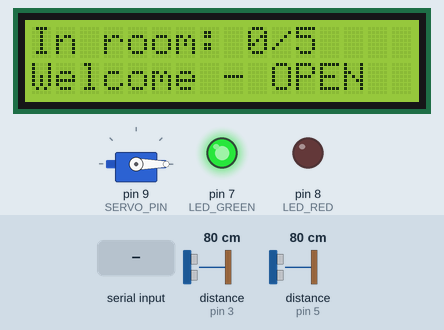
Simulated run of this sketch. Board: Arduino Uno, built with avr-gcc and run on an emulated ATmega328P. Shown: servo, 16×2 character LCD, output pins drawn as LEDs (lit = HIGH). Wiring (inferred from the names in the program): 2 × ultrasonic range finder: trigger pin 2, echo pin 3 / trigger pin 4, echo pin 5. The inputs (shaded band) are chosen by the test bench; at power-on: distance to the obstacle (sensors on pin 3, pin 5) 80 cm. The echo pulse lasts 58.3 µs per cm; pins used as bus, display or sensor lines are not drawn; what the sketch prints to the serial monitor is not drawn.

Above: at 1.2 s.
1.3 s: "M90\n" received over Serial
At 1.6 s:
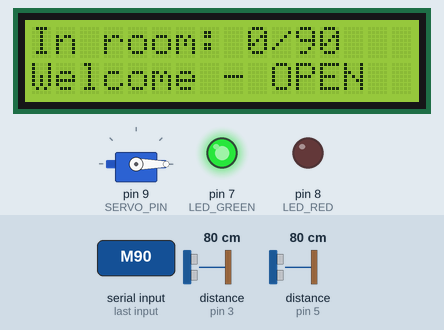
Timing chart, 0 to 4.3 s (numbered marks = the images above; inputs shaded):
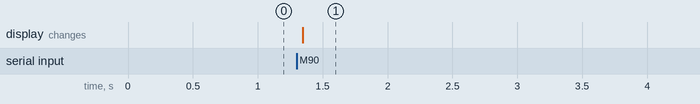

The sketch:

occupancy_counter.ino
```cpp
/*
  Smart Room Occupancy Counter with Auto-Lock
  Board: Arduino Uno/Nano
  Libraries: Servo (built-in), LiquidCrystal_I2C (install from Library Manager)

  WIRING
  HC-SR04 #1 (OUTSIDE sensor, "A"): TRIG->D2  ECHO->D3  VCC->5V GND->GND
  HC-SR04 #2 (INSIDE sensor,  "B"): TRIG->D4  ECHO->D5  VCC->5V GND->GND
  Servo (latch): signal->D9, VCC->5V (external 5V recommended), GND->GND
  Green LED (open)  : D7 -> 220R -> LED -> GND
  Red LED (locked)  : D8 -> 220R -> LED -> GND
  16x2 I2C LCD      : SDA->A4  SCL->A5  VCC->5V GND->GND  (address 0x27, try 0x3F if blank)

  DIRECTION LOGIC
  A blocked then B blocked  -> person ENTERED  (count + 1)
  B blocked then A blocked  -> person LEFT     (count - 1)

  SERIAL (9600 baud) -> dashboard
  Out:  S,<count>,<max>,<locked 0/1>     status (sent on every change + each second)
        E,IN / E,OUT                     event
  In :  M<number>   set occupancy limit   e.g. M5
        R           reset count to 0
*/
#include <Servo.h>
#include <Wire.h>
#include <LiquidCrystal_I2C.h>

const uint8_t TRIG_A = 2, ECHO_A = 3, TRIG_B = 4, ECHO_B = 5;
const uint8_t SERVO_PIN = 9, LED_GREEN = 7, LED_RED = 8;
const int DETECT_CM = 30;            // object closer than this = beam broken
const int LOCK_ANGLE = 90, OPEN_ANGLE = 0;
const unsigned long TIMEOUT_MS = 2000;

Servo latch;
LiquidCrystal_I2C lcd(0x27, 16, 2);

int count = 0, maxOcc = 5;
bool locked = false;

enum State { IDLE, WAIT_SECOND, WAIT_CLEAR };
State state = IDLE;
char dir = 0;                        // 'I' = in, 'O' = out
unsigned long tStart = 0, lastStatus = 0;

int readCm(uint8_t trig, uint8_t echo) {
  digitalWrite(trig, LOW);  delayMicroseconds(2);
  digitalWrite(trig, HIGH); delayMicroseconds(10);
  digitalWrite(trig, LOW);
  unsigned long d = pulseIn(echo, HIGH, 20000UL);
  if (d == 0) return 999;            // no echo = nothing close
  return d / 58;
}

void sendStatus() {
  Serial.print("S,"); Serial.print(count); Serial.print(',');
  Serial.print(maxOcc); Serial.print(','); Serial.println(locked ? 1 : 0);
  lastStatus = millis();
}

void updateOutputs() {
  locked = (count >= maxOcc);
  latch.write(locked ? LOCK_ANGLE : OPEN_ANGLE);
  digitalWrite(LED_RED, locked);
  digitalWrite(LED_GREEN, !locked);
  lcd.setCursor(0, 0);
  lcd.print("In room: "); lcd.print(count); lcd.print("/"); lcd.print(maxOcc); lcd.print("   ");
  lcd.setCursor(0, 1);
  lcd.print(locked ? "ROOM FULL-LOCKED" : "Welcome - OPEN   ");
  sendStatus();
}

void handleSerial() {
  if (!Serial.available()) return;
  String s = Serial.readStringUntil('\n'); s.trim();
  if (s.length() == 0) return;
  if (s[0] == 'M') { int m = s.substring(1).toInt(); if (m >= 1 && m <= 99) maxOcc = m; }
  else if (s[0] == 'R') count = 0;
  updateOutputs();
}

void setup() {
  Serial.begin(9600);
  pinMode(TRIG_A, OUTPUT); pinMode(ECHO_A, INPUT);
  pinMode(TRIG_B, OUTPUT); pinMode(ECHO_B, INPUT);
  pinMode(LED_GREEN, OUTPUT); pinMode(LED_RED, OUTPUT);
  latch.attach(SERVO_PIN);
  lcd.init(); lcd.backlight();
  updateOutputs();
}

void loop() {
  handleSerial();
  bool a = readCm(TRIG_A, ECHO_A) < DETECT_CM;
  delay(15);                         // let echoes die out between sensors
  bool b = readCm(TRIG_B, ECHO_B) < DETECT_CM;

  switch (state) {
    case IDLE:
      if (a && !b)      { dir = 'I'; state = WAIT_SECOND; tStart = millis(); }
      else if (b && !a) { dir = 'O'; state = WAIT_SECOND; tStart = millis(); }
      break;

    case WAIT_SECOND:
      if ((dir == 'I' && b) || (dir == 'O' && a)) state = WAIT_CLEAR;
      else if (millis() - tStart > TIMEOUT_MS) state = IDLE;   // gave up / turned back
      break;

    case WAIT_CLEAR:
      if (!a && !b) {                // both beams clear = crossing finished
        if (dir == 'I' && !locked) { count++; Serial.println("E,IN"); }
        else if (dir == 'O' && count > 0) { count--; Serial.println("E,OUT"); }
        updateOutputs();
        state = IDLE;
        delay(300);                  // cooldown against double counts
      }
      break;
  }
  if (millis() - lastStatus > 1000) sendStatus();
}
```

Measured:
- after the input at 1.3 s, the display: changes after 0.05 s (image 1)
